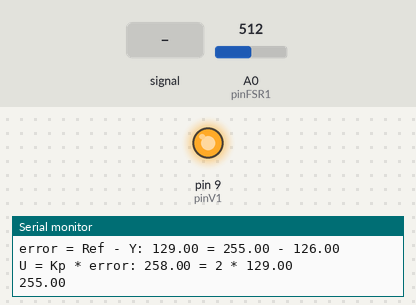
A sketch run on a simulated Arduino Uno, built with avr-gcc and run on an emulated ATmega328P. Parts: output pins drawn as LEDs (lit = HIGH), the last lines printed to the serial monitor. Inputs (shaded band) come from the test bench; at power-on: A0 (pinFSR1) = 512.

Above: at 1.2 s.
1.3 s: A0 (pinFSR1) fed a 1000 Hz sine of ±255 counts around its level
At 1.66 s:
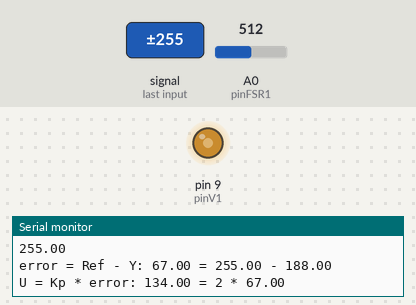
4.3 s: A0 (pinFSR1) set to 0
5.8 s: A0 (pinFSR1) set to 12
7.3 s: A0 (pinFSR1) set to 15
At 7.9 s:
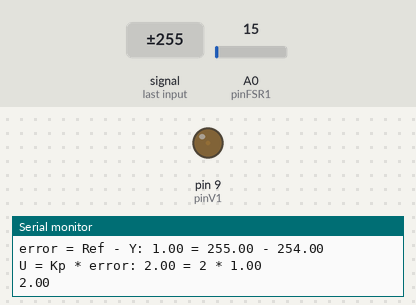
8.8 s: A0 (pinFSR1) set to 265
At 9.3 s:
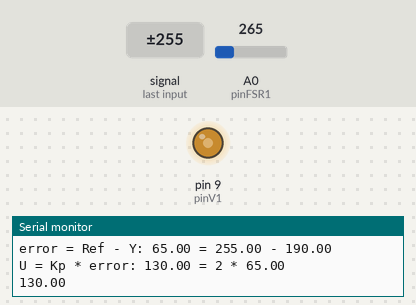
10.3 s: A0 (pinFSR1) set to 245
At 11.6 s:
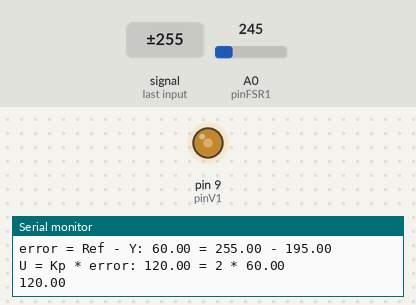
Timing chart, 0 to 12.8 s (numbered marks = the images above; inputs shaded):
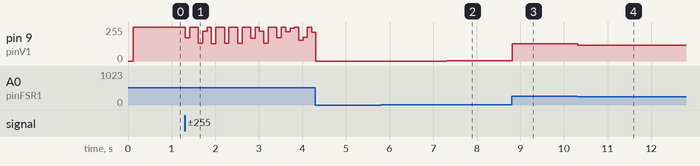

The sketch:

Prueba_control.ino
```cpp
//Fichero generado gracias al canal TutosIngenieria (https://www.youtube.com/channel/UCJxSqZILUQeVE5Ej4sygpWQ)
int TiempoMuestreo = 100;       // tiempo de muestreo Se encuentra en milisegundos
unsigned long pasado = 0;     // tiempo pasado (Se hace para asegurar tiempo de muestreo)
unsigned long ahora;

//Pin analógico para obtener valores deL FSR
int pinFSR1 = 0;
//Variable para almacenar el valor deL FSR
int valorFSR1 = 0;
//Pin digital para controlar un Vibrador1
int pinV1 = 9;
//Variable para almacenar el valor del Vibrador1
int ledValue = 0;
//Valores mínimo y máximo del FSR
int min = 10;
int max = 1000;

/*-------------------------------------------------------------------
VALORES PID
-------------------------------------------------------------------*/
//Referencia, también llamado SetPoint
float Ref = 255;
//Salida, también llamada Process Variable ó PV
double Y;
//Error
double error;
//Señal de control
double U;
//Ganancia proporcional
int Kp = 2;
/*-------------------------------------------------------------------
FIN VALORES PID
-------------------------------------------------------------------*/

void setup()
{
  Serial.begin(9600);
  //pinV1(pinV1, OUTPUT);
}
void loop()
{
  //Obtenemos algún valor de un sensor, en este caso,
  //una fotoresistencia, el resultado es Y
  valorFSR1 = analogRead(pinFSR1);
  valorFSR1 = constrain(valorFSR1, min, max);
  valorFSR1 = map(valorFSR1, min, max, 255, 0);
  Y = valorFSR1;

  // tiempo actual
  ahora = millis();
  // diferencia de tiempo actual- pasado
  int CambioTiempo = ahora - pasado;
  // si se supera el tiempo de muestreo
  if (CambioTiempo >= TiempoMuestreo)
  {
    //Ejecución de código
    error = Ref - Y;
    Serial.print("error = Ref - Y: ");
    Serial.print(error);
    Serial.print(" = ");
    Serial.print(Ref);
    Serial.print(" - ");
    Serial.println(Y);

    U = Kp * error;
    Serial.print("U = Kp * error: ");
    Serial.print(U);
    Serial.print(" = ");
    Serial.print(Kp);
    Serial.print(" * ");
    Serial.println(error);

    if (U < -255)     // límites de saturación de la señal de control
    {
      U = -255;
    }
    if (U > 255)    // límites de saturación de la señal de control
    {
      U = 255;
    }
    //Actualizamos el valor del ledValue

    analogWrite(pinV1, U);
    Serial.println(U);
    Serial.println("");

    // actualizar tiempo
    pasado = ahora;
  }
}
```

Measured:
- after the input at 1.3 s, pin 9 (pinV1): 255/255 → 176/255 at once, → 255/255 0.10 s later, → 134/255 0.20 s later, → 222/255 0.10 s later, … (25 changes in this stretch)
- after the input at 7.3 s, pin 9 (pinV1): 0/255 → 2/255 at once
- after the input at 8.8 s, pin 9 (pinV1): 2/255 → 130/255 at once
- after the input at 10.3 s, pin 9 (pinV1): 130/255 → 120/255 at once
